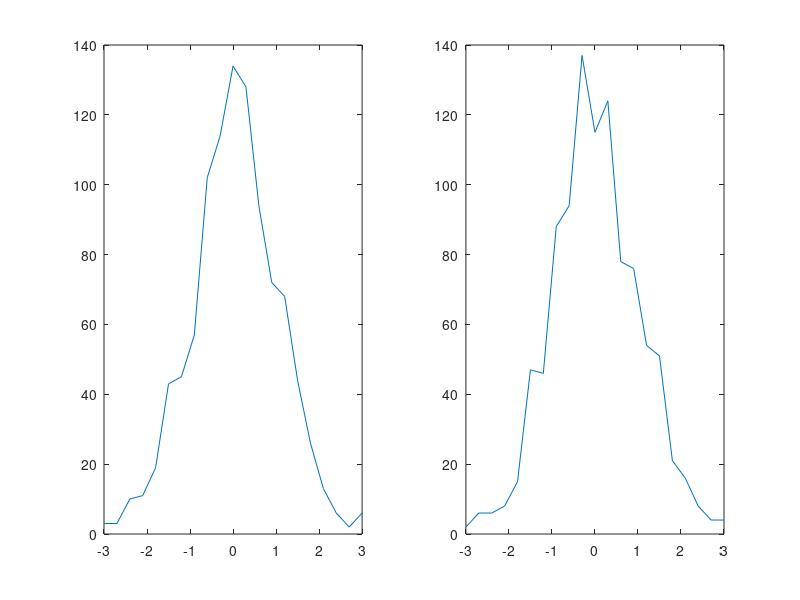

MATLAB code to generate this figure: (Note: this script raises an error after producing the figure.)
close all
clear
home

some_number = randn();

noise1 = randn([1 1000]);
noise2 = randn([1 1000]);


[n1, x1] = hist(noise1, linspace(-3, 3, 21));
[n2, x2] = hist(noise2, linspace(-3, 3, 21));

figure
subplot(1, 2, 1)
plot(x1, n1)
subplot(1, 2, 2)
plot(x2, n2)


% TODO: Try generating other kinds of random numbers.
%       How about a 2D grid of random Gaussian values?


img = double(imread('dolphin.png')); % load image
% multiplying a bunch of random numbers generated from a Gaussian or Normal 
% distribution changes their effective standard deviation, 
% i.e. how far apart the values are spread.
sigma = 25;
% Generates the noise the same size as an image
% No layers mixing, dolphin image determines the size of a noise image only
noisy_pic = randn(size(img)) .* sigma;
figure
imshow(noisy_pic)

% this will add a noise to an image
output = img + noisy_pic;
figure
imshow(output)
